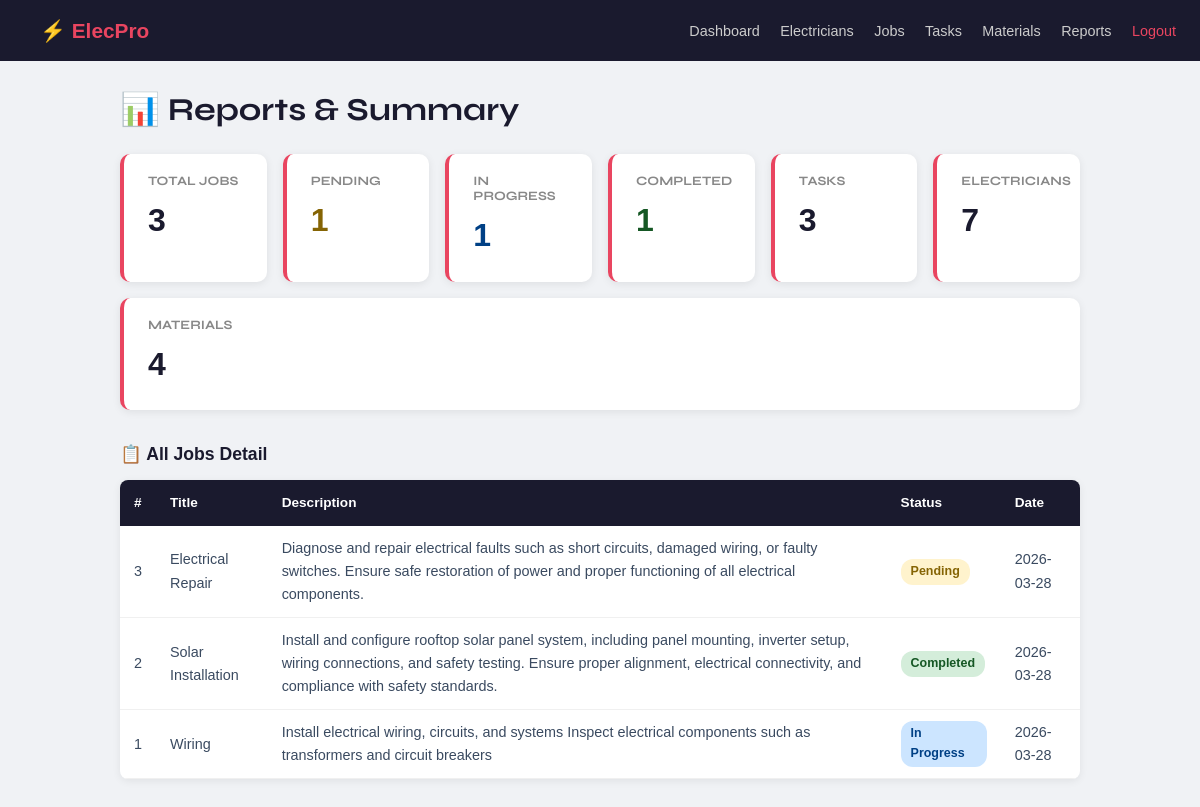
The app's page /reports (signed in) with its own data.
### tables this page shows
CREATE TABLE jobs (
            id          INTEGER PRIMARY KEY AUTOINCREMENT,
            title       TEXT    NOT NULL,
            description TEXT,
            status      TEXT    NOT NULL DEFAULT 'pending',
            created_at  TEXT    DEFAULT (date('now'))
        );

### app.py (the view)
@app.route('/reports')
@login_required
def reports():
    db = get_db()
    total_jobs       = db.execute('SELECT COUNT(*) FROM jobs').fetchone()[0]
    pending_jobs     = db.execute("SELECT COUNT(*) FROM jobs WHERE status='pending'").fetchone()[0]
    inprog_jobs      = db.execute("SELECT COUNT(*) FROM jobs WHERE status='in_progress'").fetchone()[0]
    completed_jobs   = db.execute("SELECT COUNT(*) FROM jobs WHERE status='completed'").fetchone()[0]
    total_tasks      = db.execute('SELECT COUNT(*) FROM tasks').fetchone()[0]
    total_elec       = db.execute('SELECT COUNT(*) FROM electricians').fetchone()[0]
    total_materials  = db.execute('SELECT COUNT(*) FROM materials').fetchone()[0]
    all_jobs         = db.execute('SELECT * FROM jobs ORDER BY id DESC').fetchall()
    db.close()
    return render_template('reports.html',
                           total_jobs=total_jobs,
                           pending_jobs=pending_jobs,
                           inprog_jobs=inprog_jobs,
                           completed_jobs=completed_jobs,
                           total_tasks=total_tasks,
                           total_elec=total_elec,
                           total_materials=total_materials,
                           all_jobs=all_jobs)

### app.py (called while the page is built)
def login_required(f):
    from functools import wraps
    @wraps(f)
    def wrapper(*args, **kwargs):
        if 'user_id' not in session:
            flash('Please log in first.', 'warning')
            return redirect(url_for('login'))
        return f(*args, **kwargs)
    return wrapper

### database.py (called while the page is built)
def get_db():
    conn = sqlite3.connect(DATABASE)
    conn.row_factory = sqlite3.Row   # lets us access columns by name
    return conn

### templates/reports.html (shortened to what this page needs)
<!DOCTYPE html>
<html lang="en">
<head>
    <link rel="stylesheet" href="{{ url_for('static', filename='css/style.css') }}">
</head>
<body>
<nav>
    <a class="logo" href="/dashboard">⚡ ElecPro</a>
    <div>
        <a href="/dashboard">Dashboard</a>
        <a href="/electricians">Electricians</a>
        <a href="/jobs">Jobs</a>
        <a href="/tasks">Tasks</a>
        <a href="/materials">Materials</a>
        <a href="/reports">Reports</a>
        <a href="/logout" style="color:#e94560;">Logout</a>
    </div>
</nav>
<div class="content">
    <h1>📊 Reports &amp; Summary</h1>
    <div class="stats">
        <div class="stat-card">
            <h3>Total Jobs</h3>
            <div class="num">{{ total_jobs }}</div>
        </div>
        <div class="stat-card">
            <h3>Pending</h3>
            <div class="num" style="color:#856404;">{{ pending_jobs }}</div>
        </div>
        <div class="stat-card">
            <h3>In Progress</h3>
            <div class="num" style="color:#004085;">{{ inprog_jobs }}</div>
        </div>
        <div class="stat-card">
            <h3>Completed</h3>
            <div class="num" style="color:#155724;">{{ completed_jobs }}</div>
        </div>
        <div class="stat-card">
            <h3>Tasks</h3>
            <div class="num">{{ total_tasks }}</div>
        </div>
        <div class="stat-card">
            <h3>Electricians</h3>
            <div class="num">{{ total_elec }}</div>
        </div>
        <div class="stat-card">
            <h3>Materials</h3>
            <div class="num">{{ total_materials }}</div>
        </div>
    </div>
    <div class="section-title">📋 All Jobs Detail</div>
    <table>
        <thead>
            <tr><th>#</th><th>Title</th><th>Description</th><th>Status</th><th>Date</th></tr>
        </thead>
        <tbody>
            {% for job in all_jobs %}
            <tr>
                <td>{{ job['id'] }}</td>
                <td>{{ job['title'] }}</td>
                <td>{{ job['description'] or '—' }}</td>
                <td><span class="badge badge-{{ job['status'] }}">{{ job['status'].replace('_',' ').title() }}</span></td>
                <td>{{ job['created_at'] }}</td>
            </tr>
            {% else %}
            <tr><td colspan="5" style="text-align:center;color:#888;">No records found.</td></tr>
            {% endfor %}
        </tbody>
    </table>
</div>
</body>
</html>

### static/css/style.css (style rules this page uses)
:root { --blue-dark: #0a2540; --blue-mid: #1a4a8a; --blue-main: #1e6fd9; --blue-light: #4a9af5; --blue-pale: #e8f1fc; --white: #ffffff; --grey-light: #f4f7fb; --grey-mid: #dde4ef; --grey-text: #8a99b3; --text-dark: #0d1b2e; --text-body: #3a4a60; --success: #00b37d; --warning: #f5a623; --danger: #e5303a; --info: #0ea5e9; --shadow-sm: 0 2px 8px rgba(10,37,64,0.08); --shadow-md: 0 6px 24px rgba(10,37,64,0.12); --shadow-lg: 0 16px 48px rgba(10,37,64,0.18); --radius-sm: 8px; --radius-md: 14px; --radius-lg: 22px; --sidebar-w: 260px; --nav-h: 68px; --font-head: 'Syne', sans-serif; --font-body: 'DM Sans', sans-serif; --transition: 0.22s cubic-bezier(.4,0,.2,1); }
*, *::before, *::after { box-sizing: border-box; margin: 0; padding: 0; }
html { scroll-behavior: smooth; }
body { font-family: var(--font-body); color: var(--text-body); background: var(--grey-light); line-height: 1.6; -webkit-font-smoothing: antialiased; }
h1,h2,h3,h4,h5,h6 { font-family: var(--font-head); color: var(--text-dark); line-height: 1.2; }
a { text-decoration: none; color: inherit; }
.section-title { font-size: clamp(1.8rem, 3vw, 2.8rem); font-weight: 800; color: var(--text-dark); margin-bottom: 14px; }
.stat-card { background: #fff; padding: 28px 30px; border-radius: 12px; box-shadow: 0 3px 10px rgba(0,0,0,.1); flex: 1; min-width: 200px; border-left: 5px solid #e94560; }
.stat-card h3 { font-size: 0.9rem; margin-bottom: 8px; }
.stat-card .num { font-size: 2.5rem; font-weight: bold; }
.stat-card::after { content: ''; position: absolute; bottom: 0; left: 0; right: 0; height: 3px; }
.badge-pending { background: rgba(245,166,35,0.12); color: #c8830d; }
.badge-pending::before { background: var(--warning); }
.badge-completed { background: rgba(30,111,217,0.12); color: var(--blue-mid); }
.badge-completed::before { background: var(--blue-main); }

### templates/reports.html (style rules this page uses)
* { box-sizing: border-box; margin: 0; padding: 0; }
body { font-family: Arial, sans-serif; background: #f0f2f5; }
nav { background: #1a1a2e; padding: 14px 24px; display: flex; justify-content: space-between; align-items: center; }
nav .logo { color: #e94560; font-size: 1.3rem; font-weight: bold; text-decoration: none; }
nav a { color: #ccc; text-decoration: none; margin-left: 16px; font-size: .9rem; }
.content { max-width: 1000px; margin: 30px auto; padding: 0 20px; }
h1 { margin-bottom: 24px; color: #1a1a2e; }
.stats { display: flex; flex-wrap: wrap; gap: 16px; margin-bottom: 30px; }
.stat-card { background:#fff; padding: 20px 24px; border-radius: 10px; box-shadow: 0 2px 8px rgba(0,0,0,.08); flex: 1; min-width: 140px; border-left: 4px solid #e94560; }
.stat-card h3 { font-size: .8rem; color: #888; text-transform: uppercase; margin-bottom: 6px; }
.stat-card .num { font-size: 2rem; font-weight: bold; color: #1a1a2e; }
.section-title { font-size: 1.1rem; font-weight: bold; margin: 24px 0 12px; color: #1a1a2e; }
table { width: 100%; border-collapse: collapse; background: #fff; border-radius: 8px; overflow: hidden; box-shadow: 0 2px 8px rgba(0,0,0,.07); }
th { background: #1a1a2e; color: #fff; padding: 12px 14px; text-align: left; font-size: .85rem; }
td { padding: 11px 14px; border-bottom: 1px solid #f0f0f0; font-size: .9rem; }
.badge { display: inline-block; padding: 3px 10px; border-radius: 12px; font-size: .78rem; font-weight: bold; }
.badge-pending { background: #fff3cd; color: #856404; }
.badge-in_progress { background: #cce5ff; color: #004085; }
.badge-completed { background: #d4edda; color: #155724; }

### records on screen
jobs: id "3", title "Electrical Repair", description "Diagnose and repair electrical faults such as short circuits, damaged wiring, or faulty switches. Ensure safe restoration of power and proper functioning of all electrical components.", status.replace "Pending", created_at "2026-03-28"
jobs: id "2", title "Solar Installation", description "Install and configure rooftop solar panel system, including panel mounting, inverter setup, wiring connections, and safety testing. Ensure proper alignment, electrical connectivity, and compliance with safety standards.", status.replace "Completed", created_at "2026-03-28"
jobs: id "1", title "Wiring", description "Install electrical wiring, circuits, and systems Inspect electrical components such as transformers and circuit breakers", status.replace "In Progress", created_at "2026-03-28"

### other values on screen
{{ total_jobs }} "3"
{{ pending_jobs }} "1"
{{ inprog_jobs }} "1"
{{ completed_jobs }} "1"
{{ total_tasks }} "3"
{{ total_elec }} "7"
{{ total_materials }} "4"
